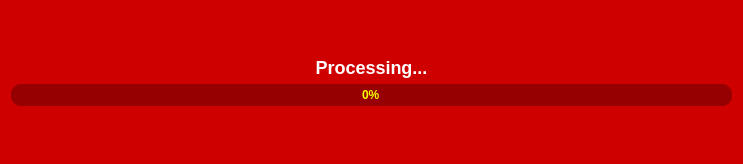
<?xml version="1.0" encoding="UTF-8"?>
<ui version="4.0">
 <class>Dialog</class>
 <widget class="QDialog" name="Dialog">
  <property name="geometry">
   <rect>
    <x>0</x>
    <y>0</y>
    <width>743</width>
    <height>164</height>
   </rect>
  </property>
  <property name="windowTitle">
   <string>Dialog</string>
  </property>
  <property name="styleSheet">
   <string notr="true">background-color: rgb(206, 0, 0);</string>
  </property>
  <layout class="QVBoxLayout" name="verticalLayout_2">
   <item>
    <layout class="QVBoxLayout" name="verticalLayout">
     <item>
      <spacer name="verticalSpacer_2">
       <property name="orientation">
        <enum>Qt::Vertical</enum>
       </property>
       <property name="sizeType">
        <enum>QSizePolicy::Fixed</enum>
       </property>
       <property name="sizeHint" stdset="0">
        <size>
         <width>20</width>
         <height>40</height>
        </size>
       </property>
      </spacer>
     </item>
     <item>
      <widget class="QLabel" name="label">
       <property name="sizePolicy">
        <sizepolicy hsizetype="Minimum" vsizetype="Fixed">
         <horstretch>0</horstretch>
         <verstretch>0</verstretch>
        </sizepolicy>
       </property>
       <property name="styleSheet">
        <string notr="true">font-family: &quot;SF Pro Display&quot;; 
	font-weight: bold; 
    font-style: normal;
	font-size: 18px;

color:rgb(255, 255, 255);
</string>
       </property>
       <property name="text">
        <string>Processing...</string>
       </property>
       <property name="alignment">
        <set>Qt::AlignCenter</set>
       </property>
      </widget>
     </item>
     <item>
      <widget class="QProgressBar" name="progressBar">
       <property name="styleSheet">
        <string notr="true">QProgressBar {
    color: ;
	color: rgb(243, 255, 0);
    background-color: rgb(150, 0, 0);
    border-radius: 10px;
    text-align: center;
    font-family: &quot;SF Pro Display&quot;;
    font-weight: bold;
    font-style: normal;
    
    
}

QProgressBar::chunk {
    background-color: white;
    border-radius: 10px;
    margin: 1px;
}</string>
       </property>
       <property name="value">
        <number>0</number>
       </property>
      </widget>
     </item>
     <item>
      <spacer name="verticalSpacer">
       <property name="orientation">
        <enum>Qt::Vertical</enum>
       </property>
       <property name="sizeType">
        <enum>QSizePolicy::Fixed</enum>
       </property>
       <property name="sizeHint" stdset="0">
        <size>
         <width>20</width>
         <height>40</height>
        </size>
       </property>
      </spacer>
     </item>
    </layout>
   </item>
  </layout>
 </widget>
 <resources/>
 <connections/>
</ui>
